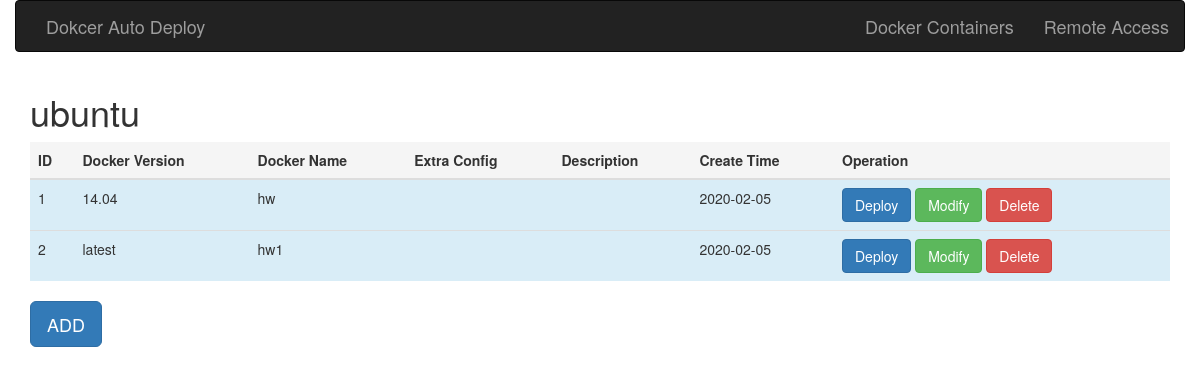
Page /view/1 on the earlier database version.
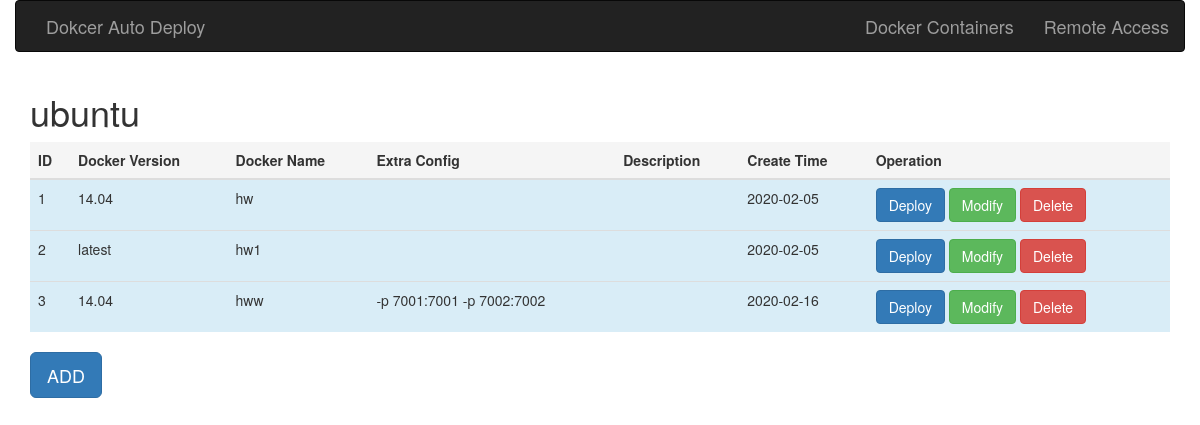
Same page on the later database version.
### app.py (models this page shows, shortened)
class Environments(db.Model):
    __tablename__ = 'environments'
    id = db.Column(db.Integer, primary_key=True)
    name = db.Column(db.String(1024), nullable=False)
    description = db.Column(db.String(1024), nullable=False)
    create_time = db.Column(db.Date, default=datetime.date.today())

class Version(db.Model):
    __tablename__ = 'version'
    id = db.Column(db.Integer, primary_key=True)
    env_id = db.Column(db.Integer, db.ForeignKey('environments.id'), nullable=False)
    env_version = db.Column(db.String(1024), nullable=False)
    docker_name = db.Column(db.String(1024), nullable=False)
    extra_code = db.Column(db.String(1024), nullable=True)
    value = db.Column(db.String(1024), nullable=True)
    create_time = db.Column(db.Date, default=datetime.date.today(), nullable=True)

### app.py (the view, shortened to what this page needs)
@app.route('/view/<int:env_id>', methods=['GET', 'POST'])
def show_version_list(env_id):
    form = VersionListForm()
    if request.method == 'GET':
        versionlists = Version.query.filter_by(env_id=env_id).join(Environments, Version.env_id == Environments.id)
        env_out_name = Environments.query.filter_by(id=env_id).first_or_404()
        return render_template('view.html', env_out_name=env_out_name.name, versionlists=versionlists, form=form)

### templates/view.html (shortened to what this page needs)
{% extends "base_env.html" %}
{% import "bootstrap/wtf.html" as wtf %}
{% block page_content %}
<h1>{{env_out_name}}</h1>
<table class="table table-hover">
    <thead>
        <th class="active">ID</th>
        <th class="active">Docker Version</th>
        <th class="active">Docker Name</th>
        <th class="active">Extra Config</th>
        <th class="active">Description</th>
        <th class="active">Create Time</th>
        <th class='active'>Operation</th>
    </thead>
    <tbody>
        {% for todo in versionlists %}
            <tr class="info">
                <td>{{ loop.index }}</td>
                <td>{{ todo.env_version }}</td>
                <td>{{ todo.docker_name }}</td>
                <td>{{ todo.extra_code }}</td>
                <td>{{ todo.value }}</td>
                <td>{{ todo.create_time }}</td>
                <td>
                    <a href="{{ url_for('deploy', env_id=todo.env_id, id=todo.id) }}" class="btn btn-primary" role ="button">Deploy</a>
                    <a href="{{ url_for('change_version_list', env_id=todo.env_id, id=todo.id) }}" class="btn btn-success" role ="button">Modify</a>
                    <a href="{{ url_for('delete_version_list', env_id=todo.env_id, id=todo.id) }}" class="btn btn-danger" role ="button">Delete</a>
                </td>
            </tr>
        {% endfor %}
    </tbody>
</table>
<button type="button" class="btn btn-primary btn-lg" data-toggle="modal" data-target="#myModal"> ADD </button>
{% endblock %}

### templates/base_env.html (shortened to what this page needs)
{% extends "bootstrap/base.html" %}
{% block navbar %}
    <nav class="navbar navbar-inverse container">
        <div class="navbar-header"> <a class="navbar-brand" href="{{ url_for('show_environments_list') }}">Dokcer Auto Deploy</a> </div>
        <div class="nav navbar-nav navbar-right"> <a class="navbar-brand" href="http://16.155.196.122:8080/">Remote Access</a> </div>
        <div class="nav navbar-nav navbar-right"> <a class="navbar-brand" href="{{ url_for('show_docker_ps_a') }}">Docker Containers</a> </div>
    </nav>
{% endblock %}
{% block content %}
    <div class="container">
        {% block page_content %} {% endblock %}
    </div>
{% endblock %}

Differences in the rows shown:
added Version: env_version "14.04", docker_name "hww", extra_code "-p 7001:7001 -p 7002:7002", create_time "2020-02-16"
